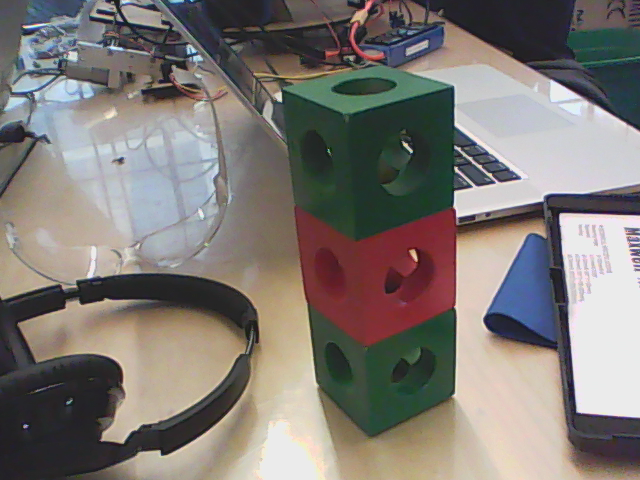
//> input picture vision/3cubes.png, 640 x 480 px, given in place of the camera
$ ./gohsv   (built with g++ and OpenCV 4)
//> lines starting //> are read from the running program, lines starting //| are printed output that depends on the picture; after the words box and inside, x2 and y2 are one past the last pixel; in counts of white or black regions, pixels touching at a corner belong together
////////////////////////////////////////////////////////////////////////////////////////////////////////////////////////////////
#include <iostream>
#include "opencv2/highgui/highgui.hpp"
#include "opencv2/imgproc/imgproc.hpp"

using namespace cv;
using namespace std;

 int main( int argc, char** argv )
 {
    VideoCapture cap(0); //capture the video from webcam

    if ( !cap.isOpened() )  // if not success, exit program
    {
         cout << "Cannot open the web cam" << endl;
         return -1;
    }


    namedWindow("Control", CV_WINDOW_AUTOSIZE); //create a window called "Control"
    namedWindow("HSV", CV_WINDOW_AUTOSIZE); //create a window called "Control"
  int iLowH = 40;
 int iHighH = 80;

  int iLowS = 6;
 int iHighS = 250;

  int iLowV = 6;
 int iHighV = 250;

  //Create trackbars in "Control" window
 createTrackbar("LowH", "Control", &iLowH, 179); //Hue (0 - 179)
 createTrackbar("HighH", "Control", &iHighH, 179);

  createTrackbar("LowS", "Control", &iLowS, 255); //Saturation (0 - 255)
 createTrackbar("HighS", "Control", &iHighS, 255);

  createTrackbar("LowV", "Control", &iLowV, 255);//Value (0 - 255)
 createTrackbar("HighV", "Control", &iHighV, 255);

  int iLastX = -1;
 int iLastY = -1;

  //Capture a temporary image from the camera
 Mat imgTmp;
 cap.read(imgTmp);
//> imgTmp is the input picture: 480 rows x 640 cols, CV_8UC3; mean B, G, R 116.8, 121.2, 127

  //Create a black image with the size as the camera output
 Mat imgLines = Mat::zeros( imgTmp.size(), CV_8UC3 );;


    while (true)
    {
        Mat imgOriginal;

        bool bSuccess = cap.read(imgOriginal); // read a new frame from video


         if (!bSuccess) //if not success, break loop
        {
             cout << "Cannot read a frame from video stream" << endl;
             break;
        }

    Mat imgHSV;

   cvtColor(imgOriginal, imgHSV, COLOR_BGR2HSV); //Convert the captured frame from BGR to HSV
//> imgHSV: 480 rows x 640 cols, CV_8UC3; mean H, S, V 68.3, 54.7, 134.9

  Mat imgThresholded;

   inRange(imgHSV, Scalar(iLowH, iLowS, iLowV), Scalar(iHighH, iHighS, iHighV), imgThresholded); //Threshold the image
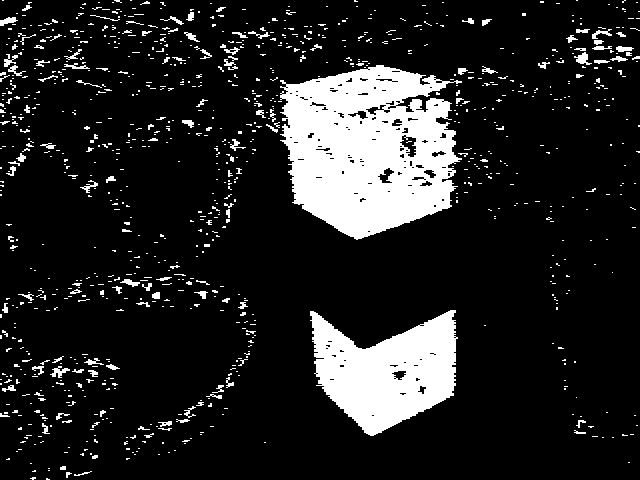
//> imgThresholded: 480 rows x 640 cols, CV_8UC1; 14.1% white; 1001 white regions (876 under 20 px), largest, box (x1, y1, x2, y2) and area: (280, 65, 462, 240) 22406, (310, 310, 458, 436) 11558, (574, 52, 592, 65) 114

  //morphological opening (removes small objects from the foreground)
  erode(imgThresholded, imgThresholded, getStructuringElement(MORPH_ELLIPSE, Size(9, 9)) );
  dilate( imgThresholded, imgThresholded, getStructuringElement(MORPH_ELLIPSE, Size(9, 9)) );

   //morphological closing (removes small holes from the foreground)
  dilate( imgThresholded, imgThresholded, getStructuringElement(MORPH_ELLIPSE, Size(9, 9)) );
  erode(imgThresholded, imgThresholded, getStructuringElement(MORPH_ELLIPSE, Size(9, 9)) );
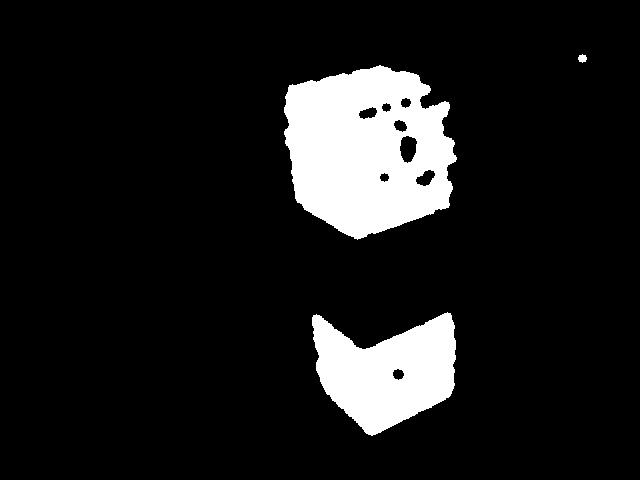
//> imgThresholded: 480 rows x 640 cols, CV_8UC1; 10.9% white; 3 white regions, box (x1, y1, x2, y2) and area: (284, 65, 457, 240) 21961, (312, 312, 456, 436) 11418, (578, 54, 587, 63) 57
// [26 lines of commented-out code are left out]
  Mat imgnew;
   bitwise_and(imgOriginal,imgOriginal,imgnew,imgThresholded);// + imgLines;
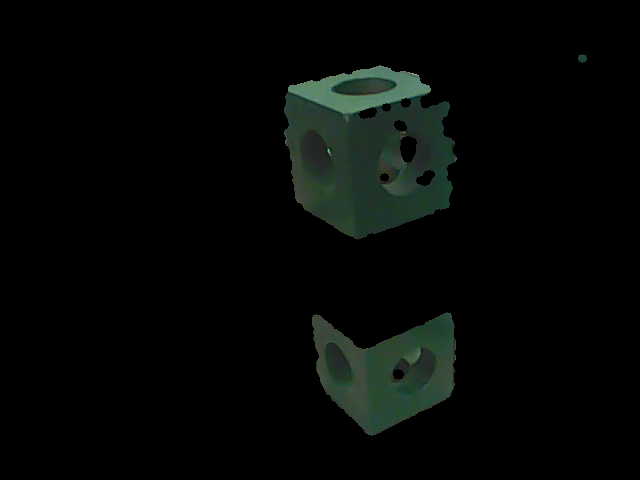
//> imgnew: 480 rows x 640 cols, CV_8UC3; mean B, G, R 5.8, 7.4, 4.9

  imshow("HSV", imgHSV); //show the original image
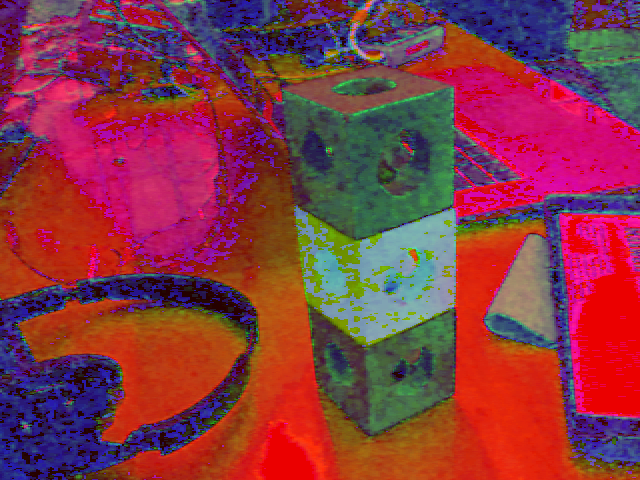
//> window 'HSV': 480 rows x 640 cols, CV_8UC3; mean B, G, R 68.3, 54.7, 134.9
  imshow("Original", imgnew); //show the original image
        if (waitKey(30) == 27) //wait for 'esc' key press for 30ms. If 'esc' key is pressed, break loop
//> the Esc key is pressed
       {
            cout << "esc key is pressed by user" << endl;
            break;
       }
    }

   return 0;
}

$ run again, on vision/cubeA1.png
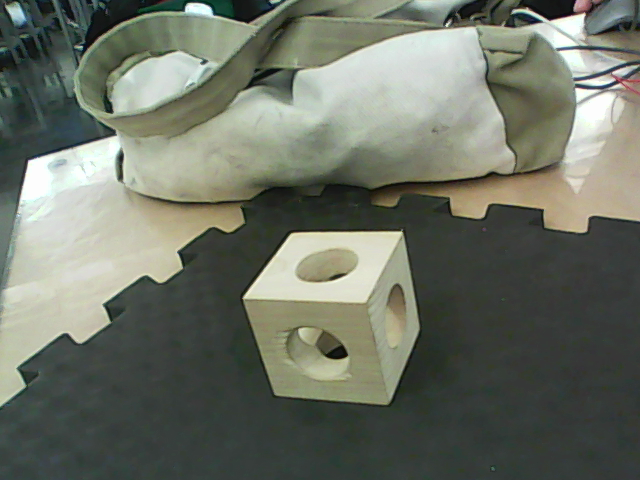
//> input picture vision/cubeA1.png, 640 x 480 px, given in place of the camera
//> imgTmp is the input picture: 480 rows x 640 cols, CV_8UC3; mean B, G, R 101.3, 113.7, 108.4
//> imgHSV: 480 rows x 640 cols, CV_8UC3; mean H, S, V 54.1, 38.9, 115
//> `inRange(imgHSV, Scalar(iLowH, iLowS, iLowV), Scalar(iHighH, iHighS, iH..`:
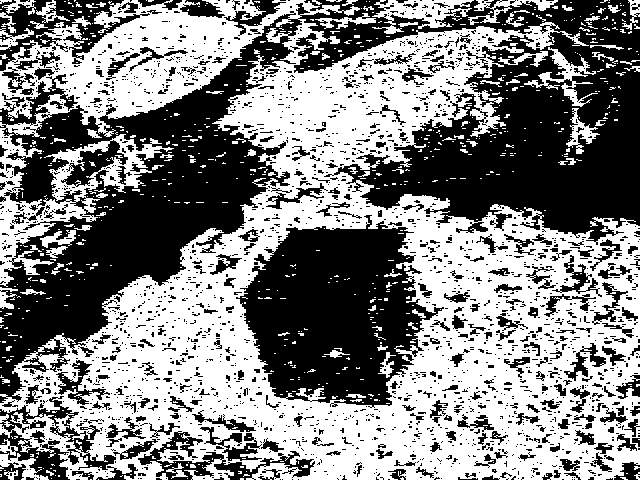
//> imgThresholded: 480 rows x 640 cols, CV_8UC1; 51.6% white; 2210 black regions (1922 under 20 px), largest, box (x1, y1, x2, y2) and area: (0, 0, 640, 403) 84538, (236, 215, 444, 408) 24660, (0, 0, 150, 71) 3774
//> `imshow("HSV", imgHSV);`:
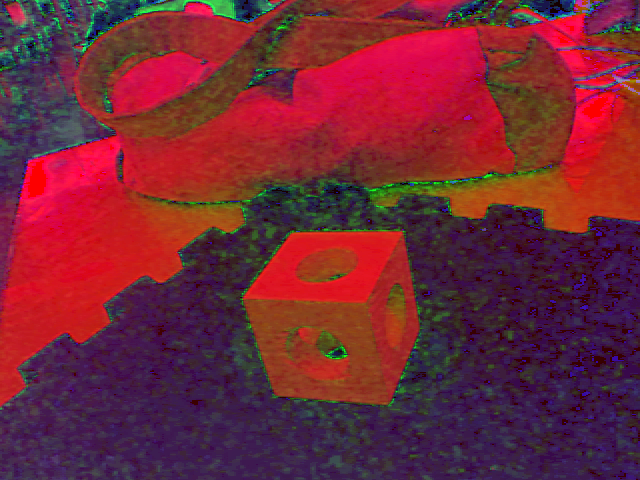
//> window 'HSV': 480 rows x 640 cols, CV_8UC3; mean B, G, R 54.1, 38.9, 115
